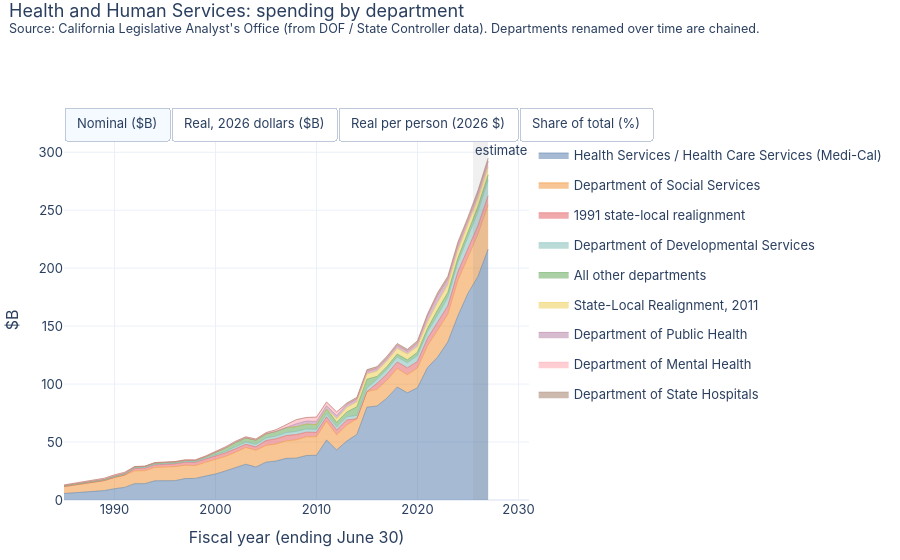
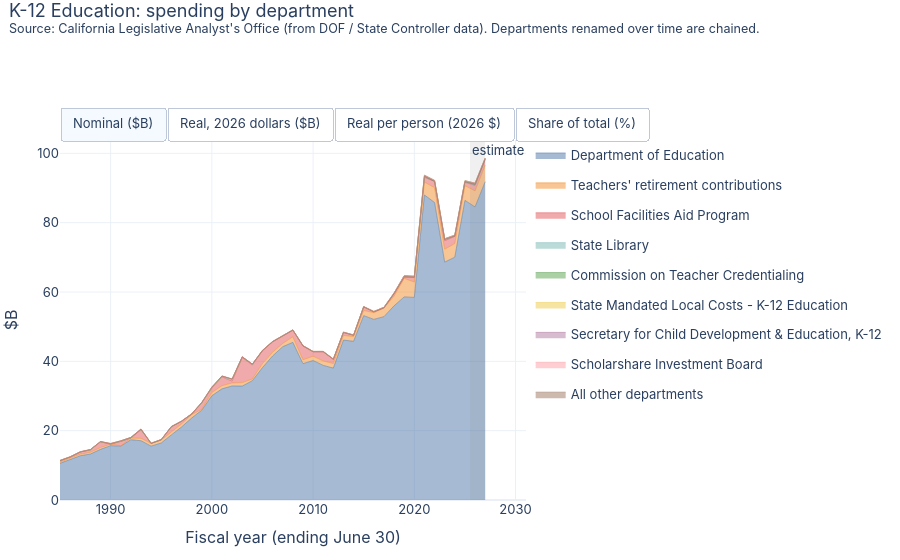
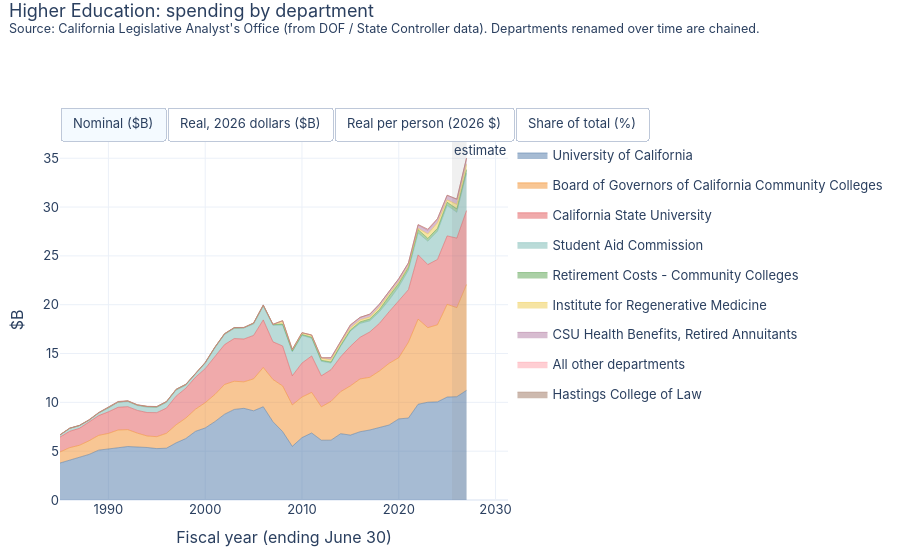
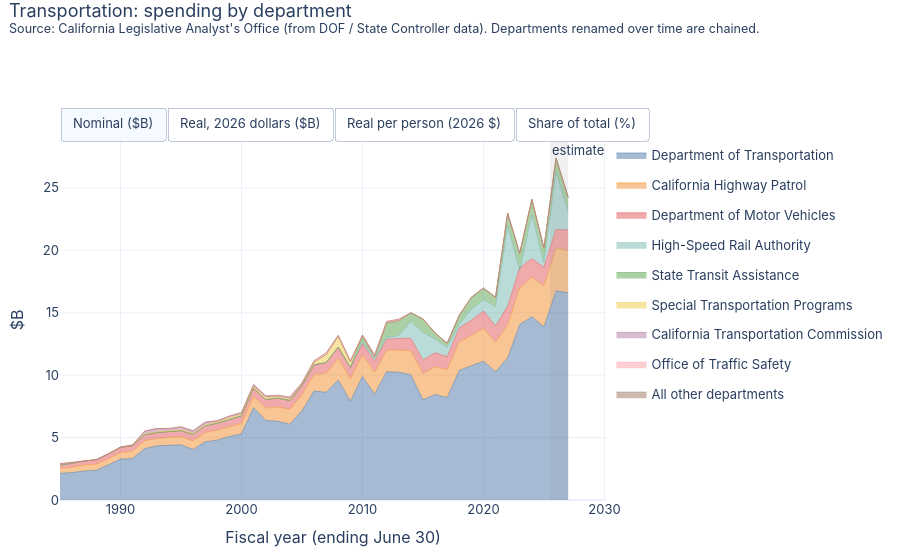

Notebook code for these charts, in order:
### Markdown cell above
## Inside each area
Top departments in each major area (up to 8, the rest grouped). Use the buttons for nominal, inflation-adjusted, per-person and share views.

### Code cell
AREAS = ["Health and Human Services", "K-12 Education", "Higher Education", "Transportation", "Corrections and Rehabilitation", "Labor and Workforce Development",
         "Natural Resources", "Environmental Protection", "Debt service (GO bonds)"]
for area in AREAS:
    x = e[e.area == area].groupby(["fy", "department"], as_index=False).amount_k.sum()
    top = x.groupby("department").amount_k.sum().sort_values(ascending=False).head(8).index
    x["department"] = x.department.where(x.department.isin(top), "All other departments")
    stacked_area_toggle(add_views(x.groupby(["fy", "department"], as_index=False).amount_k.sum()), "department", f"{area}: spending by department",
                        SOURCE_NOTE + ". Departments renamed over time are chained.").show()
